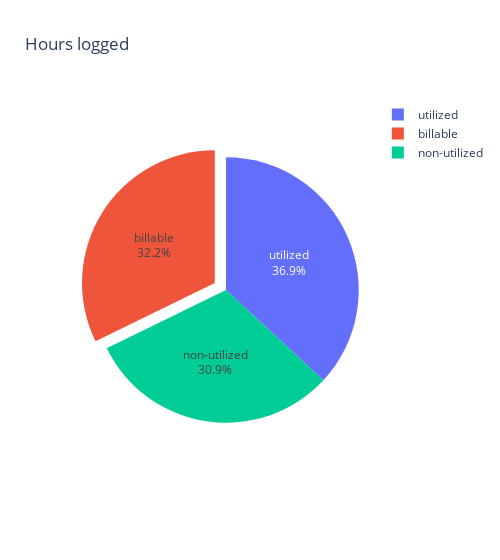

Source (notebook cell):
### Code cell
hours_data_pie = {"billable": round(sum(billable_df['Logged']),2), "utilized": round(sum(ultilized_df['Logged']),2)}
hours_data_pie["non-utilized"] = round(sum(df["Logged"]) - hours_data_pie["utilized"] - hours_data_pie["billable"], 2)
fig = go.Figure()
fig.add_trace(go.Pie(labels=list(hours_data_pie.keys()), values=list(hours_data_pie.values()),
                     textinfo='label+percent', pull=[0.1, 0, 0]))  # Adjust the pull parameter as needed
fig.update_layout(
    title='Hours logged',
    width=500,
)
fig.show()

### Figure 1 — Plotly figure (JSON) as saved in the notebook; plotly's stock layout.template omitted (floating-point values rounded to 4 significant figures)
{"data": [{"labels": ["billable", "utilized", "non-utilized"], "pull": [0.1, 0, 0], "textinfo": "label+percent", "type": "pie", "values": [177.3, 202.9, 169.8]}], "layout": {"title": {"text": "Hours logged"}, "width": 500}}
